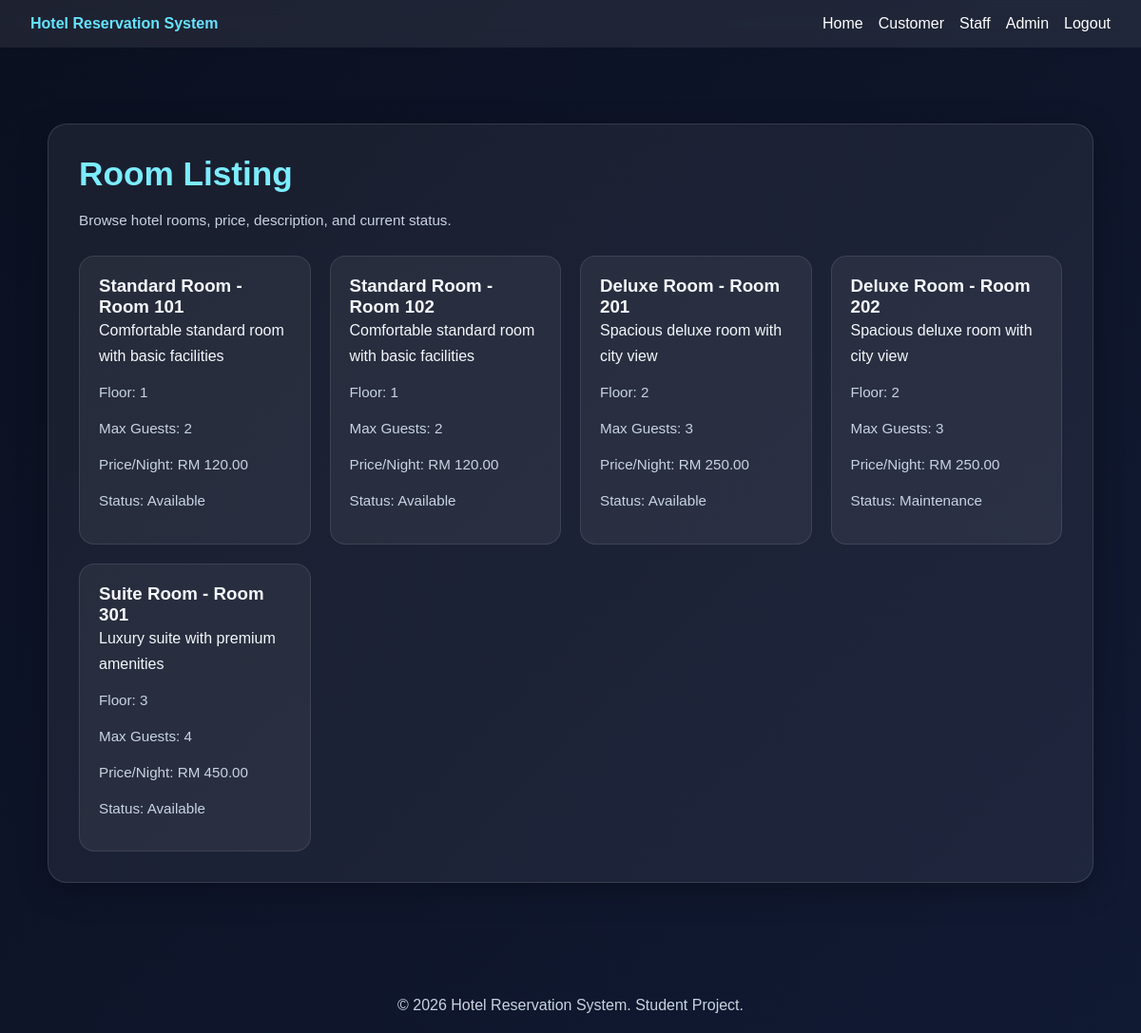
Page /customer/rooms.php (signed in) on the committed database.
### tables this page shows
CREATE TABLE ROOM (
    RoomID INT AUTO_INCREMENT PRIMARY KEY,
    RoomTypeID INT NOT NULL,
    RoomNumber VARCHAR(10) NOT NULL UNIQUE,
    FloorNumber INT NOT NULL,
    RoomStatus VARCHAR(20) NOT NULL DEFAULT 'Available',
    CONSTRAINT fk_room_type FOREIGN KEY (RoomTypeID) REFERENCES ROOM_TYPE(RoomTypeID)
);

CREATE TABLE ROOM_TYPE (
    RoomTypeID INT AUTO_INCREMENT PRIMARY KEY,
    TypeName VARCHAR(50) NOT NULL UNIQUE,
    Description TEXT NOT NULL,
    PricePerNight DECIMAL(10,2) NOT NULL,
    MaximumGuests INT NOT NULL
);

### config/helpers.php (called while the page is built, shortened)
<?php
function h(?string $value): string {
    return htmlspecialchars((string)$value, ENT_QUOTES, 'UTF-8');
}
?>

### customer/rooms.php (the view, shortened to what this page needs)
<?php
require_once __DIR__ . '/../config/helpers.php';
$sql = "SELECT r.RoomID, r.RoomNumber, r.FloorNumber, r.RoomStatus, rt.TypeName, rt.Description, rt.PricePerNight, rt.MaximumGuests
        FROM ROOM r
        JOIN ROOM_TYPE rt ON r.RoomTypeID = rt.RoomTypeID
        ORDER BY r.RoomNumber ASC";
$rooms = $pdo->query($sql)->fetchAll();
include __DIR__ . '/../includes/header.php';
include __DIR__ . '/../includes/navbar.php';
?>
<div class="container">
    <div class="panel">
        <h1>Room Listing</h1>
        <p class="small-text">Browse hotel rooms, price, description, and current status.</p>
        <div class="dashboard-grid">
            <?php foreach ($rooms as $room): ?>
                <div class="stat-box">
                    <h3><?php echo h($room['TypeName']); ?> - Room <?php echo h($room['RoomNumber']); ?></h3>
                    <p><?php echo h($room['Description']); ?></p>
                    <p class="small-text">Floor: <?php echo h($room['FloorNumber']); ?></p>
                    <p class="small-text">Max Guests: <?php echo h($room['MaximumGuests']); ?></p>
                    <p class="small-text">Price/Night: RM <?php echo h($room['PricePerNight']); ?></p>
                    <p class="small-text">Status: <?php echo h($room['RoomStatus']); ?></p>
                </div>
            <?php endforeach; ?>
        </div>
    </div>
</div>
<?php include __DIR__ . '/../includes/footer.php'; ?>

### includes/header.php (shortened to what this page needs)
<!DOCTYPE html>
<html lang="en">
<head>
    <link rel="stylesheet" href="/hotel-reservation-system/assets/css/style.css">
</head>
<body>

### includes/navbar.php
<nav class="navbar">
    <div class="logo">Hotel Reservation System</div>
    <ul>
        <li><a href="/hotel-reservation-system/index.php">Home</a></li>
        <li><a href="/hotel-reservation-system/customer/login.php">Customer</a></li>
        <li><a href="/hotel-reservation-system/staff/login.php">Staff</a></li>
        <li><a href="/hotel-reservation-system/admin/login.php">Admin</a></li>
        <?php if (isset($_SESSION['role'])): ?>
            <li><a href="/hotel-reservation-system/logout.php">Logout</a></li>
        <?php endif; ?>
    </ul>
</nav>

### includes/footer.php
<footer class="footer">
    <p>&copy; 2026 Hotel Reservation System. Student Project.</p>
</footer>
</body>
</html>

### assets/css/style.css (style rules this page uses)
* { box-sizing: border-box; margin: 0; padding: 0; }
body { font-family: Arial, sans-serif; background: linear-gradient(135deg, #0b1020, #111a33); color: #f4f7fb; min-height: 100vh; }
.navbar { display: flex; justify-content: space-between; align-items: center; padding: 16px 32px; background: rgba(255,255,255,0.08); backdrop-filter: blur(10px); }
.navbar .logo { font-weight: bold; color: #66e3ff; }
.navbar ul { display: flex; list-style: none; gap: 16px; flex-wrap: wrap; }
.navbar a { color: white; text-decoration: none; }
.hero, .panel { max-width: 1100px; margin: 40px auto; padding: 32px; background: rgba(255,255,255,0.06); border: 1px solid rgba(255,255,255,0.12); border-radius: 20px; box-shadow: 0 8px 32px rgba(0,0,0,0.25); }
.hero h1, .panel h1 { font-size: 2.2rem; margin-bottom: 16px; color: #7cecff; }
.hero p, .panel p { line-height: 1.7; margin-bottom: 12px; }
.cards, .dashboard-grid { display: grid; grid-template-columns: repeat(auto-fit, minmax(240px, 1fr)); gap: 20px; margin-top: 24px; }
.card, .stat-box { background: rgba(255,255,255,0.06); padding: 20px; border-radius: 16px; border: 1px solid rgba(255,255,255,0.1); }
.footer { text-align: center; padding: 20px; margin-top: 40px; color: #c7d4e2; }
.container { max-width: 1150px; margin: 20px auto; padding: 20px; }
.small-text { color: #c7d4e2; font-size: 0.95rem; }

### rows in the picture
room: RoomTypeID.TypeName "Standard Room", RoomNumber "101", RoomTypeID.Description "Comfortable standard room with basic facilities", FloorNumber "1", RoomTypeID.MaximumGuests "2", RoomTypeID.PricePerNight "120.00", RoomStatus "Available"
room: RoomTypeID.TypeName "Standard Room", RoomNumber "102", RoomTypeID.Description "Comfortable standard room with basic facilities", FloorNumber "1", RoomTypeID.MaximumGuests "2", RoomTypeID.PricePerNight "120.00", RoomStatus "Available"
room: RoomTypeID.TypeName "Deluxe Room", RoomNumber "201", RoomTypeID.Description "Spacious deluxe room with city view", FloorNumber "2", RoomTypeID.MaximumGuests "3", RoomTypeID.PricePerNight "250.00", RoomStatus "Available"
room: RoomTypeID.TypeName "Deluxe Room", RoomNumber "202", RoomTypeID.Description "Spacious deluxe room with city view", FloorNumber "2", RoomTypeID.MaximumGuests "3", RoomTypeID.PricePerNight "250.00", RoomStatus "Maintenance"
room: RoomTypeID.TypeName "Suite Room", RoomNumber "301", RoomTypeID.Description "Luxury suite with premium amenities", FloorNumber "3", RoomTypeID.MaximumGuests "4", RoomTypeID.PricePerNight "450.00", RoomStatus "Available"
